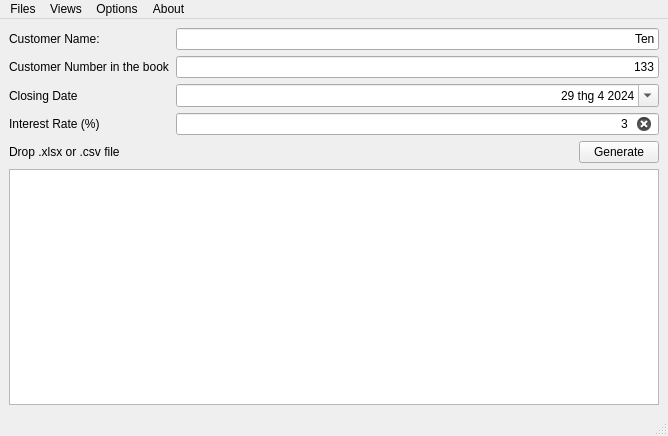
<?xml version="1.0" encoding="UTF-8"?>
<ui version="4.0">
 <class>MainWindow</class>
 <widget class="QMainWindow" name="MainWindow">
  <property name="geometry">
   <rect>
    <x>0</x>
    <y>0</y>
    <width>668</width>
    <height>436</height>
   </rect>
  </property>
  <property name="acceptDrops">
   <bool>true</bool>
  </property>
  <property name="windowTitle">
   <string>MainWindow</string>
  </property>
  <widget class="QWidget" name="centralwidget">
   <property name="acceptDrops">
    <bool>false</bool>
   </property>
   <layout class="QVBoxLayout" name="verticalLayout">
    <item>
     <layout class="QFormLayout" name="formLayout">
      <item row="0" column="0">
       <widget class="QLabel" name="label_5">
        <property name="text">
         <string>Customer Name:</string>
        </property>
       </widget>
      </item>
      <item row="0" column="1">
       <widget class="QLineEdit" name="cus_name">
        <property name="text">
         <string>Ten</string>
        </property>
        <property name="alignment">
         <set>Qt::AlignRight|Qt::AlignTrailing|Qt::AlignVCenter</set>
        </property>
       </widget>
      </item>
      <item row="1" column="0">
       <widget class="QLabel" name="label_6">
        <property name="text">
         <string>Customer Number in the book</string>
        </property>
       </widget>
      </item>
      <item row="1" column="1">
       <widget class="QLineEdit" name="cus_number">
        <property name="text">
         <string>133</string>
        </property>
        <property name="alignment">
         <set>Qt::AlignRight|Qt::AlignTrailing|Qt::AlignVCenter</set>
        </property>
       </widget>
      </item>
      <item row="2" column="0">
       <widget class="QLabel" name="label_2">
        <property name="text">
         <string>Closing Date</string>
        </property>
       </widget>
      </item>
      <item row="2" column="1">
       <widget class="QDateEdit" name="closing_date">
        <property name="locale">
         <locale language="Vietnamese" country="Vietnam"/>
        </property>
        <property name="alignment">
         <set>Qt::AlignRight|Qt::AlignTrailing|Qt::AlignVCenter</set>
        </property>
        <property name="calendarPopup">
         <bool>true</bool>
        </property>
        <property name="date">
         <date>
          <year>2024</year>
          <month>4</month>
          <day>29</day>
         </date>
        </property>
       </widget>
      </item>
      <item row="3" column="0">
       <widget class="QLabel" name="label_3">
        <property name="text">
         <string>Interest Rate (%)</string>
        </property>
       </widget>
      </item>
      <item row="3" column="1">
       <widget class="QLineEdit" name="interest_rate">
        <property name="sizePolicy">
         <sizepolicy hsizetype="Minimum" vsizetype="Fixed">
          <horstretch>0</horstretch>
          <verstretch>0</verstretch>
         </sizepolicy>
        </property>
        <property name="maximumSize">
         <size>
          <width>16777215</width>
          <height>16777215</height>
         </size>
        </property>
        <property name="cursor">
         <cursorShape>IBeamCursor</cursorShape>
        </property>
        <property name="text">
         <string>3</string>
        </property>
        <property name="alignment">
         <set>Qt::AlignRight|Qt::AlignTrailing|Qt::AlignVCenter</set>
        </property>
        <property name="clearButtonEnabled">
         <bool>true</bool>
        </property>
       </widget>
      </item>
     </layout>
    </item>
    <item>
     <layout class="QGridLayout" name="gridLayout">
      <item row="0" column="2">
       <widget class="QPushButton" name="file_generate">
        <property name="text">
         <string>Generate</string>
        </property>
       </widget>
      </item>
      <item row="0" column="0">
       <widget class="QLabel" name="label">
        <property name="text">
         <string>Drop .xlsx or .csv file</string>
        </property>
       </widget>
      </item>
      <item row="0" column="1">
       <spacer name="horizontalSpacer">
        <property name="orientation">
         <enum>Qt::Horizontal</enum>
        </property>
        <property name="sizeHint" stdset="0">
         <size>
          <width>40</width>
          <height>20</height>
         </size>
        </property>
       </spacer>
      </item>
     </layout>
    </item>
    <item>
     <widget class="QTableWidget" name="tableWidget">
      <property name="enabled">
       <bool>true</bool>
      </property>
      <property name="acceptDrops">
       <bool>true</bool>
      </property>
      <property name="midLineWidth">
       <number>0</number>
      </property>
      <property name="gridStyle">
       <enum>Qt::DashLine</enum>
      </property>
     </widget>
    </item>
   </layout>
  </widget>
  <widget class="QMenuBar" name="menubar">
   <property name="geometry">
    <rect>
     <x>0</x>
     <y>0</y>
     <width>668</width>
     <height>21</height>
    </rect>
   </property>
   <widget class="QMenu" name="menu_Files">
    <property name="title">
     <string>Files</string>
    </property>
    <addaction name="actionOpen"/>
   </widget>
   <widget class="QMenu" name="menuViews">
    <property name="title">
     <string>Views</string>
    </property>
    <widget class="QMenu" name="menuLanguage">
     <property name="title">
      <string>Language</string>
     </property>
     <addaction name="actionEnglish"/>
     <addaction name="actionVietnamese"/>
    </widget>
    <addaction name="menuLanguage"/>
   </widget>
   <widget class="QMenu" name="menuAbout">
    <property name="title">
     <string>About</string>
    </property>
   </widget>
   <widget class="QMenu" name="menuOptions">
    <property name="title">
     <string>Options</string>
    </property>
    <addaction name="actionStore_Infos"/>
   </widget>
   <addaction name="menu_Files"/>
   <addaction name="menuViews"/>
   <addaction name="menuOptions"/>
   <addaction name="menuAbout"/>
  </widget>
  <widget class="QStatusBar" name="statusbar"/>
  <action name="actionOpen">
   <property name="text">
    <string>Open</string>
   </property>
  </action>
  <action name="actionEnglish">
   <property name="text">
    <string>English</string>
   </property>
  </action>
  <action name="actionVietnamese">
   <property name="text">
    <string>Vietnamese</string>
   </property>
  </action>
  <action name="actionStore_Infos">
   <property name="text">
    <string>Settings</string>
   </property>
  </action>
  <action name="actionSettings">
   <property name="text">
    <string>Settings</string>
   </property>
  </action>
 </widget>
 <resources/>
 <connections/>
</ui>
